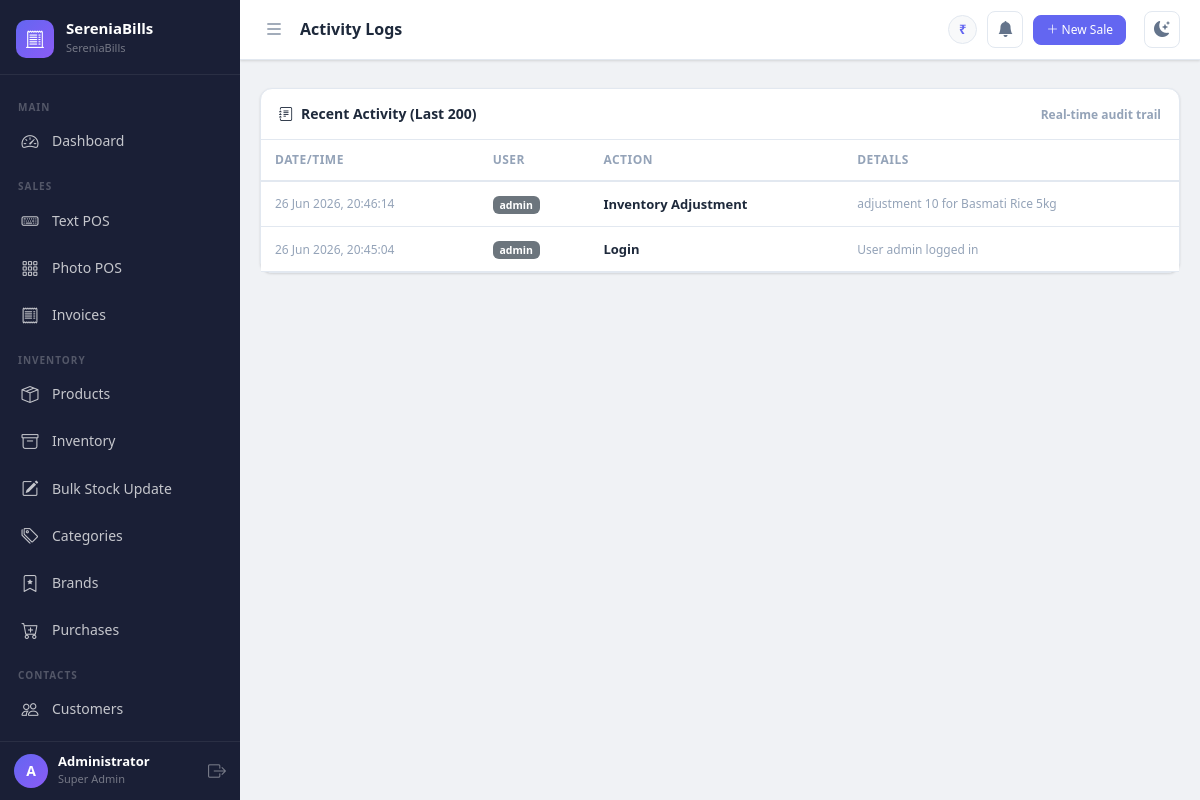
Before: /admin/activity-logs (signed in) with the older database file.
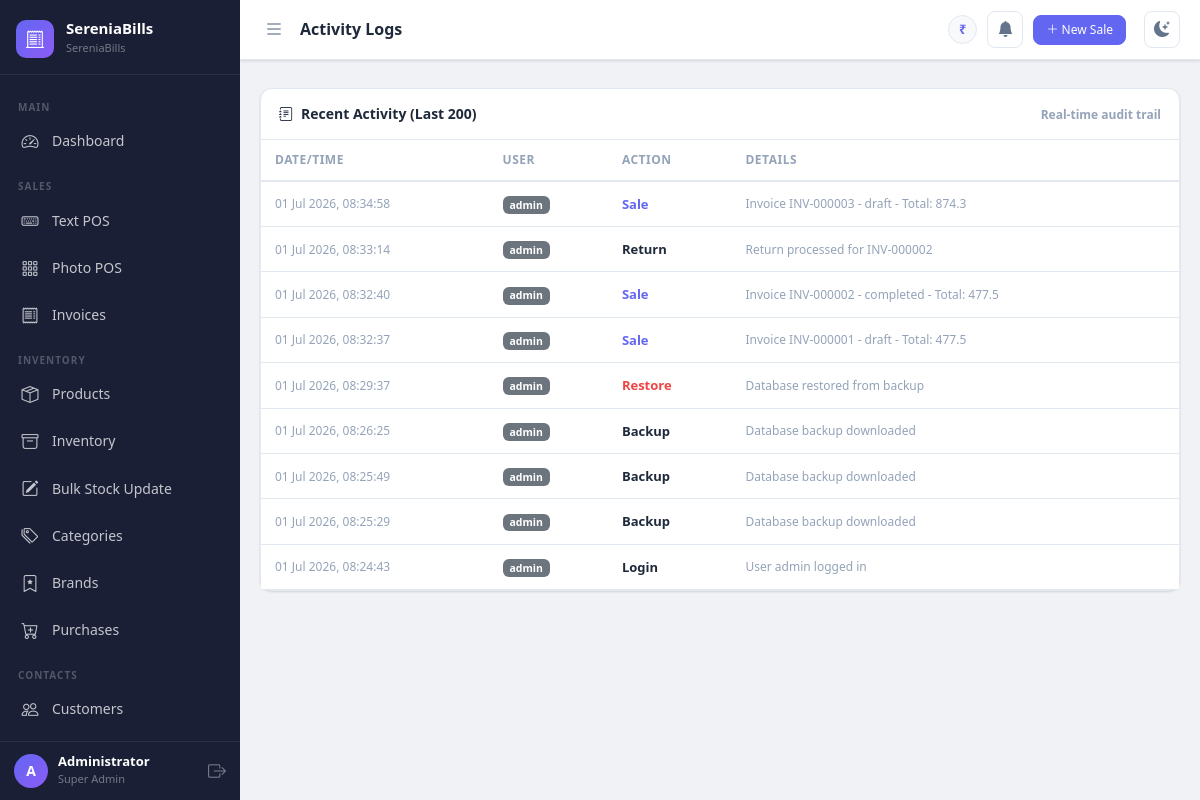
After: the same page with the newer database file.
### app.py (models this page shows, shortened)
class ActivityLog(db.Model):
    __tablename__ = 'activity_logs'
    id = db.Column(db.Integer, primary_key=True)
    user_id = db.Column(db.Integer, db.ForeignKey('users.id'))
    action = db.Column(db.String(255))
    details = db.Column(db.Text)
    created_at = db.Column(db.DateTime, default=datetime.utcnow)
    user = db.relationship('User')

class User(UserMixin, db.Model):
    __tablename__ = 'users'
    id = db.Column(db.Integer, primary_key=True)
    username = db.Column(db.String(80), unique=True, nullable=False)
    email = db.Column(db.String(120), unique=True)
    password_hash = db.Column(db.String(255), nullable=False)
    full_name = db.Column(db.String(120))
    role_id = db.Column(db.Integer, db.ForeignKey('roles.id'), nullable=False)
    active = db.Column(db.Boolean, default=True)
    created_at = db.Column(db.DateTime, default=datetime.utcnow)
    def is_super_admin(self):
        return self.role and self.role.name == 'super_admin'

### app.py (the view)
@app.route('/admin/activity-logs')
@login_required
@super_admin_required
def activity_logs():
    logs = ActivityLog.query.order_by(ActivityLog.created_at.desc()).limit(200).all()
    return render_template('activity_logs.html', logs=logs)

### app.py (called while the page is built)
@login_manager.user_loader
def load_user(user_id):
    return User.query.get(int(user_id))

def get_settings():
    settings = Settings.query.first()
    if not settings:
        settings = Settings()
        db.session.add(settings)
        db.session.commit()
    return settings

def super_admin_required(f):
    from functools import wraps
    @wraps(f)
    def decorated(*args, **kwargs):
        if not current_user.is_authenticated or not current_user.is_super_admin():
            flash('Access denied. Super Admin privileges required.', 'danger')
            return redirect(url_for('dashboard'))
        return f(*args, **kwargs)
    return decorated

@app.context_processor
def inject_globals():
    return dict(settings=get_settings(), now=datetime.utcnow())

### templates/activity_logs.html (shortened to what this page needs)
{% extends "base.html" %}
{% block page_title %}Activity Logs{% endblock %}
{% block content %}
<div class="card">
  <div class="card-header d-flex justify-content-between align-items-center">
    <span><i class="bi bi-journal-text me-2"></i>Recent Activity (Last 200)</span>
    <span style="font-size:12px;color:var(--text-muted)">Real-time audit trail</span>
  </div>
  <div class="card-body p-0">
    <div class="table-responsive">
      <table class="table mb-0">
        <thead><tr><th>Date/Time</th><th>User</th><th>Action</th><th>Details</th></tr></thead>
        <tbody>
          {% for log in logs %}
          <tr>
            <td style="font-size:12px;color:var(--text-muted);white-space:nowrap">{{ log.created_at.strftime('%d %b %Y, %H:%M:%S') }}</td>
            <td>
              {% if log.user %}
              <span class="badge bg-secondary">{{ log.user.username }}</span>
              {% else %}
              <span class="text-muted">System</span>
              {% endif %}
            </td>
            <td>
              <span class="fw-bold" style="font-size:13px;
                color:{% if 'Delete' in log.action or 'Restore' in log.action %}var(--danger)
                      {% elif 'Add' in log.action or 'Import' in log.action %}var(--success)
                      {% elif 'Sale' in log.action %}var(--brand-accent)
                      {% else %}var(--text-primary){% endif %}">
                {{ log.action }}
              </span>
            </td>
            <td style="font-size:12px;color:var(--text-muted)">{{ log.details or '—' }}</td>
          </tr>
          {% else %}
          <tr><td colspan="4"><div class="empty-state"><i class="bi bi-journal-x"></i><p>No activity logs yet.</p></div></td></tr>
          {% endfor %}
        </tbody>
      </table>
    </div>
  </div>
</div>
{% endblock %}

Changed rows visible on the page:
added ActivityLog: created_at "01 Jul 2026, 08:34:58", user.username "admin", action "Sale", details "Invoice INV-000003 - draft - Total: 874.3"
added ActivityLog: created_at "01 Jul 2026, 08:33:14", user.username "admin", action "Return", details "Return processed for INV-000002"
added ActivityLog: created_at "01 Jul 2026, 08:32:40", user.username "admin", action "Sale", details "Invoice INV-000002 - completed - Total: 477.5"
added ActivityLog: created_at "01 Jul 2026, 08:32:37", user.username "admin", action "Sale", details "Invoice INV-000001 - draft - Total: 477.5"
added ActivityLog: created_at "01 Jul 2026, 08:29:37", user.username "admin", action "Restore", details "Database restored from backup"
added ActivityLog: created_at "01 Jul 2026, 08:26:25", user.username "admin", action "Backup", details "Database backup downloaded"
added ActivityLog: created_at "01 Jul 2026, 08:25:49", user.username "admin", action "Backup", details "Database backup downloaded"
changed ActivityLog: created_at "26 Jun 2026, 20:46:14" → "01 Jul 2026, 08:25:29"; action "Inventory Adjustment" → "Backup"; details "adjustment 10 for Basmati Rice 5kg" → "Database backup downloaded"
changed ActivityLog "Login": created_at "26 Jun 2026, 20:45:04" → "01 Jul 2026, 08:24:43"
